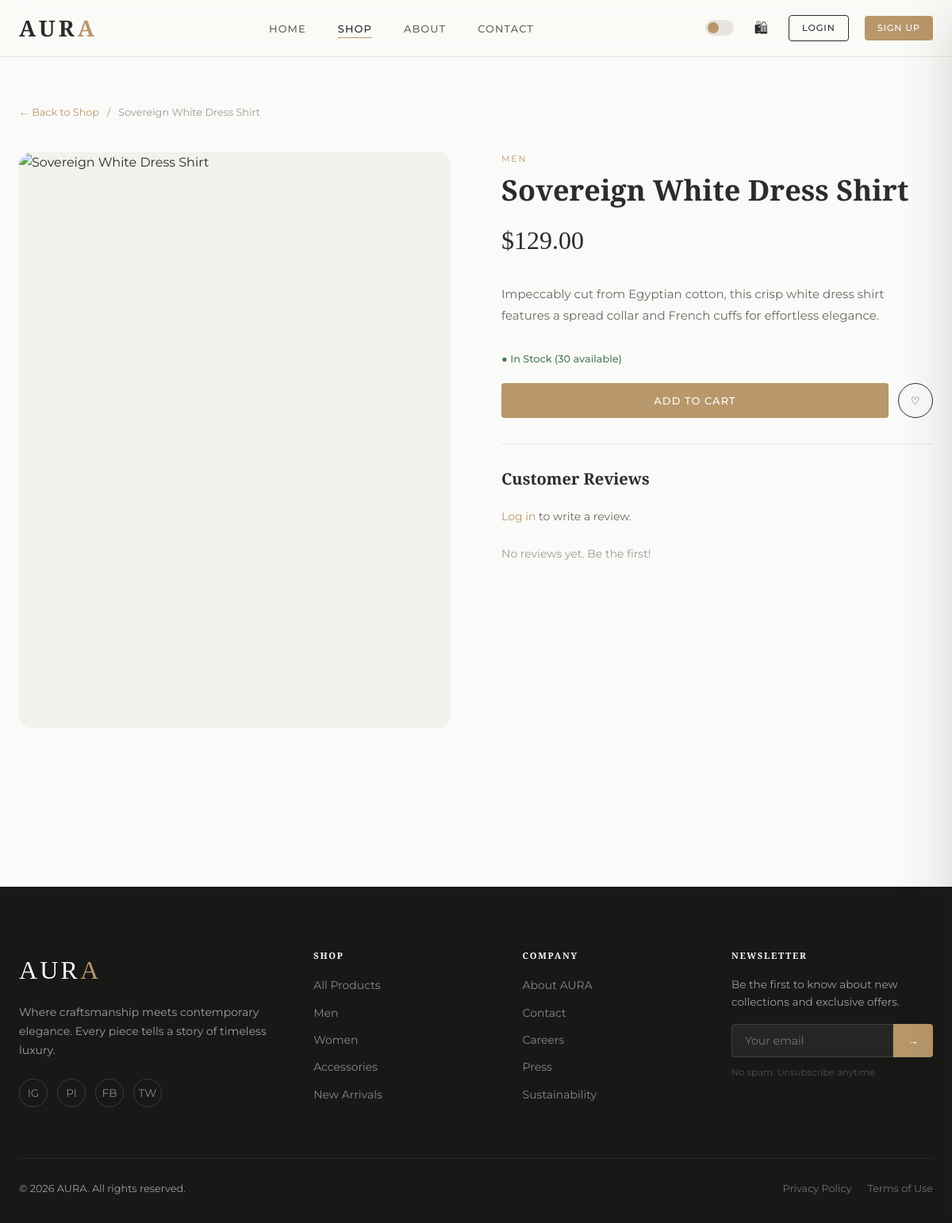
Screenshot of /public/shop.php?product=sovereign-white-dress-shirt with the database file from the repository.
### tables this page shows
CREATE TABLE IF NOT EXISTS products (
    id          INT UNSIGNED AUTO_INCREMENT PRIMARY KEY,
    category_id INT UNSIGNED NOT NULL,
    name        VARCHAR(200) NOT NULL,
    slug        VARCHAR(200) NOT NULL UNIQUE,
    description TEXT,
    price       DECIMAL(10,2) NOT NULL,
    sale_price  DECIMAL(10,2) DEFAULT NULL,
    image       VARCHAR(255) DEFAULT 'default.jpg',
    stock       INT UNSIGNED NOT NULL DEFAULT 0,
    featured    TINYINT(1) NOT NULL DEFAULT 0,
    created_at  TIMESTAMP DEFAULT CURRENT_TIMESTAMP,
    updated_at  TIMESTAMP DEFAULT CURRENT_TIMESTAMP ON UPDATE CURRENT_TIMESTAMP,
    FOREIGN KEY (category_id) REFERENCES categories(id) ON DELETE RESTRICT,
    INDEX idx_category  (category_id),
    INDEX idx_featured  (featured),
    INDEX idx_price     (price)
);

CREATE TABLE IF NOT EXISTS categories (
    id         INT UNSIGNED AUTO_INCREMENT PRIMARY KEY,
    name       VARCHAR(100) NOT NULL,
    slug       VARCHAR(100) NOT NULL UNIQUE,
    created_at TIMESTAMP DEFAULT CURRENT_TIMESTAMP
);

### core/Helpers/Security.php (called while the page is built, shortened)
<?php
class Security
{
    public static function h(mixed $value): string
    {
        return htmlspecialchars((string) $value, ENT_QUOTES | ENT_SUBSTITUTE, 'UTF-8');
    }
    public static function clean(string $input): string
    {
        return trim(strip_tags($input));
    }
    public static function imageUrl(string $image): string
    {
        return rtrim(UPLOAD_URL, '/') . '/' . ltrim($image, '/');
    }
}

### core/Database/Connection.php (called while the page is built, shortened)
<?php
class Connection
{
    private static ?Connection $instance = null;
    private PDO $pdo;
    private function __construct()
    {
        $dsn = sprintf(
            'mysql:host=%s;port=%s;dbname=%s;charset=%s',
            DB_HOST, DB_PORT, DB_NAME, DB_CHARSET
        );
        $options = [
            PDO::ATTR_ERRMODE            => PDO::ERRMODE_EXCEPTION,
            PDO::ATTR_DEFAULT_FETCH_MODE => PDO::FETCH_ASSOC,
            PDO::ATTR_EMULATE_PREPARES   => false,
            PDO::MYSQL_ATTR_INIT_COMMAND => "SET NAMES utf8mb4 COLLATE utf8mb4_unicode_ci",
        ];
        try {
            $this->pdo = new PDO($dsn, DB_USER, DB_PASS, $options);
        } catch (PDOException $e) {
            error_log('[AURA DB] Connection failed: ' . $e->getMessage());
            throw new \RuntimeException('Database connection failed. Please try again later.');
        }
    }
    public static function getInstance(): Connection
    {
        if (self::$instance === null) {
            self::$instance = new self();
        }
        return self::$instance;
    }
    public function getPDO(): PDO
    {
        return $this->pdo;
    }
}

### core/Classes/Product.php (called while the page is built, shortened)
<?php
class Product
{
    private PDO $db;
    public function __construct()
    {
        $this->db = Connection::getInstance()->getPDO();
    }
    public function getBySlug(string $slug): ?array
    {
        $stmt = $this->db->prepare(
            "SELECT p.*, c.name AS cat_name, c.slug AS cat_slug,
                    COALESCE(AVG(r.rating), 0) AS avg_rating,
                    COUNT(r.id) AS review_count
             FROM products p
             JOIN categories c ON c.id = p.category_id
             LEFT JOIN product_ratings r ON r.product_id = p.id
             WHERE p.slug = :slug
             GROUP BY p.id LIMIT 1"
        );
        $stmt->execute([':slug' => $slug]);
        $row = $stmt->fetch();
        return $row ?: null;
    }
}

### core/Helpers/Session.php (called while the page is built, shortened)
<?php
class Session
{
    public static function has(string $key): bool
    {
        return isset($_SESSION[$key]);
    }
    public static function isLoggedIn(): bool
    {
        return self::has('user_id');
    }
}

### public/shop.php (the view, shortened to what this page needs)
<?php
require_once CORE_PATH . '/Database/Connection.php';
require_once CORE_PATH . '/Helpers/Security.php';
require_once CORE_PATH . '/Helpers/Session.php';
require_once CORE_PATH . '/Classes/Product.php';
$productModel = new Product();
$page     = max(1, (int)($_GET['page']   ?? 1));
$cat      = Security::clean($_GET['cat']  ?? '');
$search   = Security::clean($_GET['q']    ?? '');
$sort     = Security::clean($_GET['sort'] ?? 'newest');
$productSlug = Security::clean($_GET['product'] ?? '');
$single      = $productSlug ? $productModel->getBySlug($productSlug) : null;
if ($single) {
    $reviews      = $productModel->getReviews((int)$single['id']);
    $isWishlisted = Session::isLoggedIn()
        ? $productModel->isWishlisted(Session::get('user_id'), $single['id'])
        : false;
} else {
    $result     = $productModel->getFiltered($page, PRODUCTS_PER_PAGE, $cat, $search, $sort);
    $products   = $result['items'];
    $totalPages = $result['pages'];
    $totalItems = $result['total'];
    $pageTitle  = 'Shop — AURA';
}
require_once VIEWS_PATH . '/partials/head.php';
require_once VIEWS_PATH . '/partials/navbar.php';
?>
<main style="padding-top:var(--nav-h)">
<?php if ($single):  ?>
<div class="container" style="padding-top:60px;padding-bottom:80px">
    <nav style="font-size:.8rem;color:var(--color-text-3);margin-bottom:40px;display:flex;gap:10px;align-items:center">
        <a href="<?= APP_URL ?>/shop.php" style="color:var(--color-gold);text-decoration:none">← Back to Shop</a>
        <span>/</span>
        <span><?= Security::h($single['name']) ?></span>
    </nav>
    <div style="display:grid;grid-template-columns:1fr 1fr;gap:64px;align-items:start" class="responsive-product-grid">
        <div style="position:sticky;top:calc(var(--nav-h) + 20px)">
            <div style="aspect-ratio:3/4;overflow:hidden;border-radius:var(--radius-lg);background:var(--color-bg-2)">
                <img src="<?= Security::h(Security::imageUrl($single['image'])) ?>"
                     alt="<?= Security::h($single['name']) ?>"
                     style="width:100%;height:100%;object-fit:cover"
                     onerror="this.src='<?= APP_URL ?>/assets/images/placeholder.jpg'">
            </div>
        </div>
        <div data-aos="fade-left">
            <p style="font-size:.7rem;letter-spacing:.15em;text-transform:uppercase;color:var(--color-gold);margin-bottom:8px">
                <?= Security::h($single['cat_name']) ?>
            </p>
            <h1 style="font-size:clamp(1.5rem,3vw,2.25rem);margin-bottom:16px">
                <?= Security::h($single['name']) ?>
            </h1>
            <div style="display:flex;align-items:center;gap:16px;margin-bottom:28px">
                <?php $isSale = !empty($single['sale_price']); ?>
                <span style="font-family:var(--font-serif);font-size:2rem;color:<?= $isSale ? 'var(--color-danger)' : 'var(--color-text)' ?>">
                    $<?= number_format((float)($isSale ? $single['sale_price'] : $single['price']), 2) ?>
                </span>
            </div>
            <p style="color:var(--color-text-2);line-height:1.8;margin-bottom:32px;font-size:.9375rem">
                <?= nl2br(Security::h($single['description'])) ?>
            </p>
            <p style="font-size:.8rem;font-weight:500;margin-bottom:20px;
                color:<?= $single['stock'] == 0 ? 'var(--color-danger)' : ($single['stock'] <= 5 ? 'var(--color-warning)' : 'var(--color-success)') ?>">
                <?php if ($single['stock'] == 0): ?>● Out of Stock
                <?php elseif ($single['stock'] <= 5): ?>● Only <?= $single['stock'] ?> left
                <?php else: ?>● In Stock (<?= $single['stock'] ?> available)
                <?php endif; ?>
            </p>
            <div style="display:flex;gap:12px;margin-bottom:16px">
                <button class="btn btn-primary" style="flex:1;justify-content:center"
                        data-add-cart="<?= $single['id'] ?>"
                        <?= $single['stock'] == 0 ? 'disabled' : '' ?>>
                    <?= $single['stock'] == 0 ? 'Out of Stock' : 'Add to Cart' ?>
                </button>
                <button class="btn btn-outline btn-icon"
                        data-wishlist="<?= $single['id'] ?>"
                        title="<?= $isWishlisted ? 'Remove from wishlist' : 'Add to wishlist' ?>">
                    <?= $isWishlisted ? '♥' : '♡' ?>
                </button>
            </div>
            <hr class="divider">
            <div>
                <h2 style="font-size:1.25rem;margin-bottom:24px">Customer Reviews</h2>
                <?php if (Session::isLoggedIn()): ?>
                <form method="POST" style="background:var(--color-bg-2);border-radius:var(--radius-lg);padding:24px;margin-bottom:32px">
                    <?= Security::csrfField() ?>
                    <input type="hidden" name="product_id" value="<?= $single['id'] ?>">
                    <input type="hidden" name="submit_review" value="1">
                    <h3 style="font-size:1rem;margin-bottom:16px">Write a Review</h3>
                    <div class="star-input" style="margin-bottom:16px">
                        <input type="hidden" name="rating" value="5">
                        <div style="display:flex;gap:4px">
                            <?php for ($i = 1; $i <= 5; $i++): ?>
                            <button type="button" class="star-btn <?= $i <= 5 ? 'selected' : '' ?>"
                                    style="background:none;border:none;font-size:1.5rem;cursor:pointer;
                                           color:<?= $i <= 5 ? 'var(--color-gold)' : 'var(--color-border)' ?>;
                                           transition:color .2s;padding:2px">★</button>
                            <?php endfor; ?>
                        </div>
                    </div>
                    <textarea name="review" class="form-control" rows="4"
                              placeholder="Share your experience with this piece..."
                              style="margin-bottom:12px"></textarea>
                    <button type="submit" class="btn btn-primary btn-sm">Submit Review</button>
                </form>
                <?php else: ?>
                <p style="font-size:.875rem;color:var(--color-text-2);margin-bottom:24px">
                    <a href="<?= APP_URL ?>/login.php" style="color:var(--color-gold)">Log in</a> to write a review.
                </p>
                <?php endif; ?>
                <?php if (empty($reviews)): ?>
                <p style="color:var(--color-text-3);font-size:.875rem">No reviews yet. Be the first!</p>
                <?php endif; ?>
            </div>
        </div>
    </div>
</div>
<?php endif; ?>
</main>
<?php require_once VIEWS_PATH . '/partials/footer.php'; ?>

### public/assets/css/main.css (style rules this page uses)
:root { --color-bg: #FAFAF8; --color-bg-2: #F3F1ED; --color-surface: #FFFFFF; --color-border: #E8E5DF; --color-text: #2C2C2C; --color-text-2: #6B6762; --color-text-3: #9E9993; --color-gold: #B8976A; --color-gold-lt: #D4B896; --color-gold-dk: #96774E; --color-accent: #2C2C2C; --color-success: #4A7C59; --color-warning: #C7882D; --color-danger: #B5574A; --color-info: #4A6E8E; --font-serif: 'Playfair Display', Georgia, serif; --font-sans: 'Montserrat', system-ui, sans-serif; --radius-sm: 4px; --radius-md: 8px; --radius-lg: 16px; --radius-xl: 24px; --radius-pill: 999px; --shadow-sm: 0 1px 4px rgba(44,44,44,.06); --shadow-md: 0 4px 16px rgba(44,44,44,.10); --shadow-lg: 0 12px 40px rgba(44,44,44,.14); --shadow-xl: 0 24px 64px rgba(44,44,44,.18); --transition: 0.3s cubic-bezier(0.4, 0, 0.2, 1); --transition-slow: 0.6s cubic-bezier(0.4, 0, 0.2, 1); --nav-h: 72px; --sidebar-w: 260px; --max-w: 1280px; }
*, *::before, *::after { box-sizing: border-box; margin: 0; padding: 0; }
html { scroll-behavior: smooth; font-size: 16px; -webkit-font-smoothing: antialiased; }
body { font-family: var(--font-sans); background: var(--color-bg); color: var(--color-text); line-height: 1.6; min-height: 100vh; transition: background var(--transition), color var(--transition); }
a { color: inherit; text-decoration: none; }
img { max-width: 100%; display: block; }
button, input, select, textarea { font-family: inherit; }
h1, h2, h3, h4, h5 { font-family: var(--font-serif); line-height: 1.2; color: var(--color-text); }
h1 { font-size: clamp(2rem, 5vw, 3.5rem); }
h2 { font-size: clamp(1.5rem, 3vw, 2.25rem); }
.container { max-width: var(--max-w); margin: 0 auto; padding: 0 24px; }
.btn { display: inline-flex; align-items: center; justify-content: center; gap: 8px; font-family: var(--font-sans); font-size: 0.8125rem; font-weight: 500; letter-spacing: 0.08em; text-transform: uppercase; padding: 14px 32px; border: none; border-radius: var(--radius-sm); cursor: pointer; text-decoration: none; transition: all var(--transition); white-space: nowrap; position: relative; overflow: hidden; }
.btn::before { content: ''; position: absolute; inset: 0; background: rgba(255,255,255,0.1); transform: translateX(-100%); transition: transform var(--transition); }
.btn-primary { background: var(--color-gold); color: #fff; }
.btn-outline { background: transparent; color: currentColor; border: 1.5px solid currentColor; }
.btn-icon { width: 44px; height: 44px; padding: 0; border-radius: 50%; }
.divider { border: none; border-top: 1px solid var(--color-border); margin: 32px 0; }

### rows the page displays
products: name "Sovereign White Dress Shirt", category.name "MEN", price "129.00", description "Impeccably cut from Egyptian cotton, this crisp white dress shirt features a spread collar and French cuffs for effortless elegance.", stock "30"

### other values shown
Security::h($label) "HOME"
Security::h($label) "SHOP"
Security::h($label) "ABOUT"
Security::h($label) "CONTACT"
